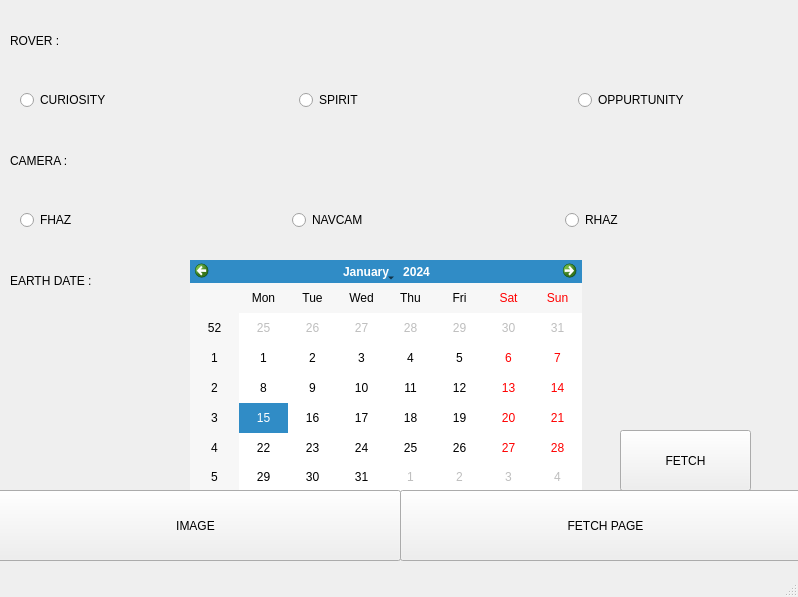
<?xml version="1.0" encoding="UTF-8"?>
<ui version="4.0">
 <class>MainWindow</class>
 <widget class="QMainWindow" name="MainWindow">
  <property name="geometry">
   <rect>
    <x>0</x>
    <y>0</y>
    <width>798</width>
    <height>597</height>
   </rect>
  </property>
  <property name="windowTitle">
   <string>MainWindow</string>
  </property>
  <widget class="QWidget" name="centralwidget">
   <widget class="QStackedWidget" name="stackedWidget">
    <property name="geometry">
     <rect>
      <x>0</x>
      <y>-10</y>
      <width>801</width>
      <height>521</height>
     </rect>
    </property>
    <widget class="QWidget" name="page">
     <widget class="QLabel" name="label_4">
      <property name="geometry">
       <rect>
        <x>10</x>
        <y>40</y>
        <width>63</width>
        <height>22</height>
       </rect>
      </property>
      <property name="text">
       <string>ROVER :</string>
      </property>
     </widget>
     <widget class="QWidget" name="horizontalLayoutWidget">
      <property name="geometry">
       <rect>
        <x>20</x>
        <y>70</y>
        <width>831</width>
        <height>81</height>
       </rect>
      </property>
      <layout class="QHBoxLayout" name="horizontalLayout">
       <item>
        <widget class="QRadioButton" name="radioButton_3">
         <property name="text">
          <string>CURIOSITY</string>
         </property>
        </widget>
       </item>
       <item>
        <widget class="QRadioButton" name="radioButton_2">
         <property name="text">
          <string>SPIRIT</string>
         </property>
        </widget>
       </item>
       <item>
        <widget class="QRadioButton" name="radioButton">
         <property name="text">
          <string>OPPURTUNITY</string>
         </property>
        </widget>
       </item>
      </layout>
     </widget>
     <widget class="QLabel" name="label_5">
      <property name="geometry">
       <rect>
        <x>10</x>
        <y>160</y>
        <width>63</width>
        <height>22</height>
       </rect>
      </property>
      <property name="text">
       <string>CAMERA :</string>
      </property>
     </widget>
     <widget class="QWidget" name="horizontalLayoutWidget_2">
      <property name="geometry">
       <rect>
        <x>20</x>
        <y>190</y>
        <width>811</width>
        <height>80</height>
       </rect>
      </property>
      <layout class="QHBoxLayout" name="horizontalLayout_2">
       <item>
        <widget class="QRadioButton" name="radioButton_6">
         <property name="text">
          <string>FHAZ</string>
         </property>
        </widget>
       </item>
       <item>
        <widget class="QRadioButton" name="radioButton_4">
         <property name="text">
          <string>NAVCAM</string>
         </property>
        </widget>
       </item>
       <item>
        <widget class="QRadioButton" name="radioButton_5">
         <property name="text">
          <string>RHAZ</string>
         </property>
        </widget>
       </item>
      </layout>
     </widget>
     <widget class="QLabel" name="label_6">
      <property name="geometry">
       <rect>
        <x>10</x>
        <y>280</y>
        <width>111</width>
        <height>22</height>
       </rect>
      </property>
      <property name="text">
       <string>EARTH DATE :</string>
      </property>
     </widget>
     <widget class="QCalendarWidget" name="calendarWidget">
      <property name="geometry">
       <rect>
        <x>190</x>
        <y>270</y>
        <width>392</width>
        <height>232</height>
       </rect>
      </property>
     </widget>
     <widget class="QPushButton" name="pushButton_8">
      <property name="geometry">
       <rect>
        <x>620</x>
        <y>440</y>
        <width>131</width>
        <height>61</height>
       </rect>
      </property>
      <property name="text">
       <string>FETCH</string>
      </property>
     </widget>
    </widget>
    <widget class="QWidget" name="page_2">
     <widget class="QFrame" name="frame">
      <property name="geometry">
       <rect>
        <x>39</x>
        <y>39</y>
        <width>731</width>
        <height>381</height>
       </rect>
      </property>
      <property name="frameShape">
       <enum>QFrame::StyledPanel</enum>
      </property>
      <property name="frameShadow">
       <enum>QFrame::Raised</enum>
      </property>
     </widget>
     <widget class="QPushButton" name="pushButton_3">
      <property name="geometry">
       <rect>
        <x>500</x>
        <y>450</y>
        <width>103</width>
        <height>38</height>
       </rect>
      </property>
      <property name="text">
       <string>NEXT</string>
      </property>
     </widget>
     <widget class="QPushButton" name="pushButton_4">
      <property name="geometry">
       <rect>
        <x>190</x>
        <y>450</y>
        <width>103</width>
        <height>38</height>
       </rect>
      </property>
      <property name="text">
       <string>PREVIOUS</string>
      </property>
     </widget>
     <widget class="QPushButton" name="pushButton_5">
      <property name="geometry">
       <rect>
        <x>330</x>
        <y>430</y>
        <width>131</width>
        <height>81</height>
       </rect>
      </property>
      <property name="styleSheet">
       <string notr="true"/>
      </property>
      <property name="text">
       <string>SHARE</string>
      </property>
     </widget>
    </widget>
    <widget class="QWidget" name="page_3">
     <widget class="QLabel" name="label">
      <property name="geometry">
       <rect>
        <x>30</x>
        <y>10</y>
        <width>91</width>
        <height>51</height>
       </rect>
      </property>
      <property name="text">
       <string>TO :</string>
      </property>
     </widget>
     <widget class="QLineEdit" name="lineEdit">
      <property name="geometry">
       <rect>
        <x>32</x>
        <y>60</y>
        <width>731</width>
        <height>41</height>
       </rect>
      </property>
     </widget>
     <widget class="QLabel" name="label_2">
      <property name="geometry">
       <rect>
        <x>30</x>
        <y>110</y>
        <width>71</width>
        <height>41</height>
       </rect>
      </property>
      <property name="text">
       <string>SUBJECT :</string>
      </property>
     </widget>
     <widget class="QLineEdit" name="lineEdit_2">
      <property name="geometry">
       <rect>
        <x>30</x>
        <y>150</y>
        <width>731</width>
        <height>41</height>
       </rect>
      </property>
     </widget>
     <widget class="QLabel" name="label_3">
      <property name="geometry">
       <rect>
        <x>30</x>
        <y>200</y>
        <width>81</width>
        <height>41</height>
       </rect>
      </property>
      <property name="text">
       <string>BODY :</string>
      </property>
     </widget>
     <widget class="QLineEdit" name="lineEdit_3">
      <property name="geometry">
       <rect>
        <x>30</x>
        <y>240</y>
        <width>731</width>
        <height>191</height>
       </rect>
      </property>
     </widget>
     <widget class="QPushButton" name="pushButton_6">
      <property name="geometry">
       <rect>
        <x>640</x>
        <y>450</y>
        <width>121</width>
        <height>51</height>
       </rect>
      </property>
      <property name="text">
       <string>SEND ALL</string>
      </property>
     </widget>
     <widget class="QPushButton" name="pushButton_7">
      <property name="geometry">
       <rect>
        <x>500</x>
        <y>450</y>
        <width>121</width>
        <height>51</height>
       </rect>
      </property>
      <property name="text">
       <string>SEND</string>
      </property>
     </widget>
    </widget>
   </widget>
   <widget class="QPushButton" name="pushButton">
    <property name="geometry">
     <rect>
      <x>-10</x>
      <y>490</y>
      <width>411</width>
      <height>71</height>
     </rect>
    </property>
    <property name="styleSheet">
     <string notr="true"/>
    </property>
    <property name="text">
     <string>IMAGE</string>
    </property>
   </widget>
   <widget class="QPushButton" name="pushButton_2">
    <property name="geometry">
     <rect>
      <x>400</x>
      <y>490</y>
      <width>411</width>
      <height>71</height>
     </rect>
    </property>
    <property name="text">
     <string>FETCH PAGE</string>
    </property>
   </widget>
  </widget>
  <widget class="QStatusBar" name="statusbar"/>
 </widget>
 <resources>
  <include location="."/>
  <include location="share_file.qrc"/>
 </resources>
 <connections/>
</ui>
